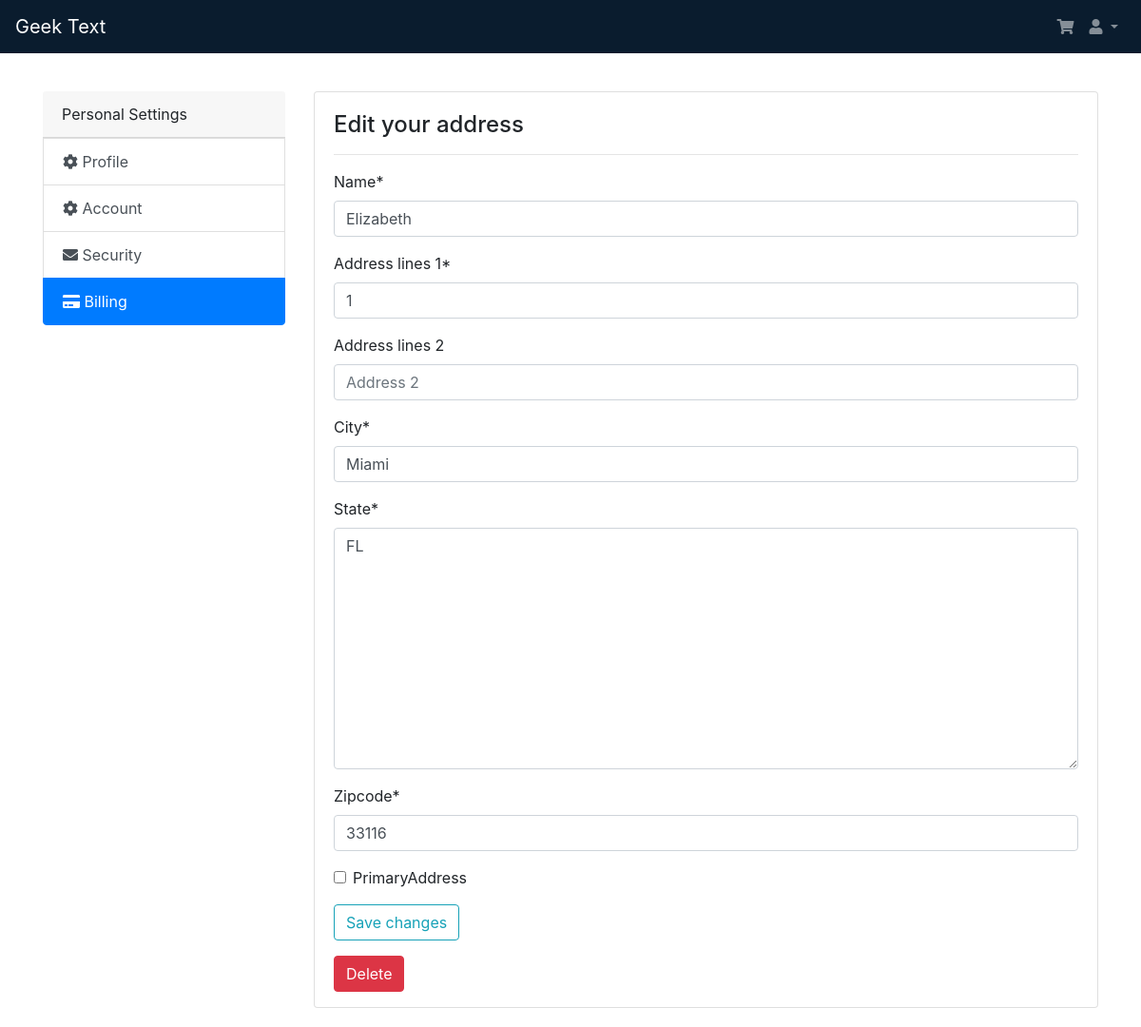
Page /settings/billing/address/3/ (signed in) on the committed database.
### users/models.py (models this page shows, shortened)
class Address(models.Model):
    name = models.CharField(max_length=100, blank=False)
    address1 = models.CharField("Address lines 1", max_length=128)
    address2 = models.CharField("Address lines 2", max_length=128, blank=True)
    city = models.CharField("City", max_length=64)
    state = USStateField("State", default='FL')
    zipcode = models.CharField("Zipcode", max_length=5)
    slug = models.SlugField(max_length=150, db_index=True)
    user = models.ForeignKey(Profile, on_delete=models.CASCADE, blank=False)
    primaryAddress = models.BooleanField()
    class Meta:
        verbose_name = 'Address'            # How we'll refer to a single Address
        verbose_name_plural = 'Addresses'   # How we'll refer to multiple Address

### users/views.py (the view)
# urls.py: path('billing/address/<slug:address_slug>/', views.addressChange, name='edit-address'),
@login_required
def addressChange(request, address_slug):
    currentAddress = Address.objects.all().get(pk=address_slug)
    if request.method == 'POST':
        user_AddressForm = EditAddressForm(request.POST, instance=currentAddress)
        if user_AddressForm.is_valid():
            user_AddressForm.save()
            messages.success(request, f'Your address has been updated successfully')
            return HttpResponseRedirect(request.path_info)
        elif DeleteAddressForm():
            Address.objects.filter(id=address_slug).delete()
            return redirect('settings:billing-settings')
        else:
            messages.warning(request, f'There were some errors updating you profile.')
    else:
        user_AddressForm = EditAddressForm(instance=currentAddress)
    context = {
        'address_slug': address_slug,
        'user_AddressForm': user_AddressForm,
    }
    return render(request, 'users/addressChange.html', context)

### users/forms.py
class EditAddressForm(forms.ModelForm):
    class Meta:
        model = Address
        fields = ['name', 'address1', 'address2', 'city', 'state', 'zipcode', 'primaryAddress']
    def __init__(self, *args, **kwargs):
        super(EditAddressForm, self).__init__(*args, **kwargs)
        self.helper = FormHelper()
        self.helper.form_show_labels = False
        self.fields['name'].required = True
        self.fields['address1'].required = True
        self.fields['city'].required = True
        self.fields['state'].required = True
        self.fields['zipcode'].required = True
        self.fields['name'].widget.attrs[
            'placeholder'] = 'Shipping address familiar name'
        self.fields['address1'].widget.attrs['placeholder'] = 'Address 1'
        self.fields['address2'].widget.attrs['placeholder'] = 'Address 2'
        self.fields['city'].widget.attrs['placeholder'] = 'City'
        self.fields['zipcode'].widget.attrs['placeholder'] = 'Zip Code'

### users/templates/users/addressChange.html (shortened to what this page needs)
{% extends "users/partials/_base.html" %}
{% load crispy_forms_tags %}
{% block settingsPageInfo %}
<div class="card style=" margin-bottom: 20px;"">
    <div class="card-body" style=" padding-bottom: 0px;">
        {% if address_slug is None %}
        <div class="row">
            <div class="col-md-12">
                <h4>Add a new address</h4>
                <hr>
            </div>
        </div>
        <form method="POST" enctype="multipart/form-data">
            {% csrf_token %}
            {{user_AddressForm |crispy}}
            <div class="form-group">
                <button class="btn btn-outline-info" type="submit">Add address</button>
            </div>
        </form>
        {% else %}
        <div class="row">
            <div class="col-md-12">
                <h4>Edit your address</h4>
                <hr>
            </div>
        </div>
        <form method="POST" enctype="multipart/form-data">
            {{user_AddressForm |crispy}}
            <div class="form-group">
                <button class="btn btn-outline-info" type="submit">Save changes</button>
            </div>
        </form>
        {% endif %}
        <form method="POST" enctype="multipart/form-data">
            <div class="form-group">
                <button class="btn btn-danger" type="submit">Delete</button>
            </div>
        </form>
    </div>
</div>
{% endblock %}

### rows in the picture
Address: name "Elizabeth", address1 "1", city "Miami", state "FL", zipcode "33116"
